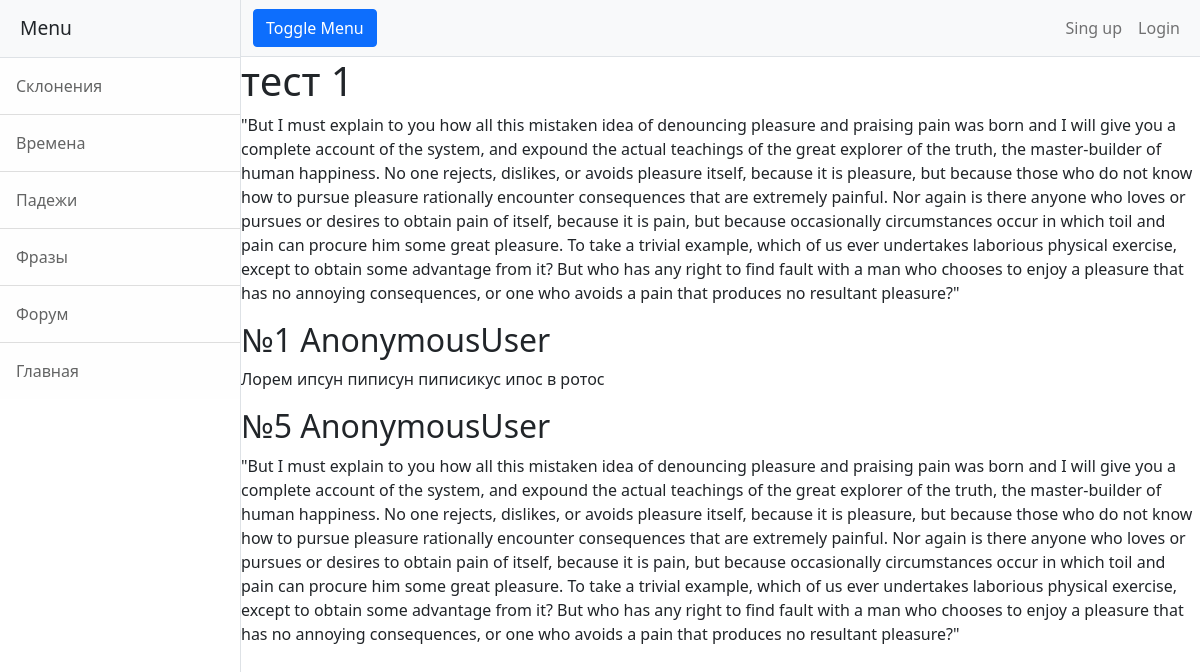
Screenshot of /forum/1 with the database file from the repository.
### review/models.py (models this page shows, shortened)
class Sidebar(models.Model):
    head = models.CharField(max_length=100)
    link = models.CharField(max_length=150)
    class Meta:
        verbose_name = 'Сайдбар страница'
        verbose_name_plural = 'Сайдбар страницы'

### forum/models.py (models this page shows, shortened)
class Theme(models.Model):
    head = models.CharField(max_length=150)
    text = models.TextField()
    created_at = models.DateTimeField(auto_now_add=True)
    image = models.ImageField(blank=True, upload_to=upload_to)
    class Meta:
        verbose_name = 'Тема'
        verbose_name_plural = 'Темы'

class Post(models.Model):
    theme = models.ForeignKey(Theme, on_delete=models.CASCADE, blank=True)
    text = models.TextField()
    created_at = models.DateTimeField(auto_now_add=True)
    image = models.ImageField(blank=True, upload_to=upload_to)
    class Meta:
        verbose_name = 'Пост'
        verbose_name_plural = 'Посты'

### forum/views.py (the view)
# urls.py: path('<int:pk>', in_theme, name='theme'),
def in_theme(r, pk):
    theme = Theme.objects.get(pk=pk)
    posts = Post.objects.filter(theme=theme)
    context = {'theme': theme, 'posts': posts, 'author': r.user}
    return render(r, 'forum/posts_list.html', context=context)

### review/templatetags/sidebar.py (called while the page is built)
@register.simple_tag()
def get_sidebar():
    return Sidebar.objects.all()

### templates/forum/posts_list.html
{%extends 'main.html'%}
{%block content%}
<h1>{{theme.head}}</h1>
<p>{{theme.text}}</p>
{%for post in posts%}
<h2>№{{post.pk}} {{author}}</h2>
<p>{{post.text}}</p>
{%endfor%}
{%endblock%}

### templates/blocks/sidebar.html
{%block sidebar%}
{%load sidebar%}
{%get_sidebar as pages%}
<div class="border-end bg-white" id="sidebar-wrapper">
    <div class="sidebar-heading border-bottom bg-light">Menu</div>
    <div class="list-group list-group-flush">
        {%for page in pages%}
            <a class="list-group-item list-group-item-action list-group-item-light p-3" href="{{page.link}}">{{page.head}}</a>
        {%endfor%}
    </div>
</div>
{%endblock%}

### static/review/css/table_style.css (style rules this page uses)
html { font-family: sans-serif; }

### rows the page displays
Sidebar: head "Склонения"
Sidebar: head "Времена"
Sidebar: head "Падежи"
Sidebar: head "Фразы"
Sidebar: head "Форум"
Sidebar: head "Главная"
Theme: head "тест 1", text "\"But I must explain to you how all this mistaken idea of denouncing pleasure and praising pain was born and I will give you a complete account of the system, and expound the actual teachings of the great explorer of the truth, the master-builder of human happiness. No one rejects, dislikes, or avoids pleasure itself, because it is pleasure, but because those who do not know how to pursue pleasure rationally encounter consequences that are extremely painful. Nor again is there anyone who loves or pursues or desires to obtain pain of itself, because it is pain, but because occasionally circumstances occur in which toil and pain can procure him some great pleasure. To take a trivial example,…"
Post: pk "1", author "AnonymousUser", text "Лорем ипсун пиписун пиписикус ипос в ротос"
Post: pk "5", author "AnonymousUser", text "\"But I must explain to you how all this mistaken idea of denouncing pleasure and praising pain was born and I will give you a complete account of the system, and expound the actual teachings of the great explorer of the truth, the master-builder of human happiness. No one rejects, dislikes, or avoids pleasure itself, because it is pleasure, but because those who do not know how to pursue pleasure rationally encounter consequences that are extremely painful. Nor again is there anyone who loves or pursues or desires to obtain pain of itself, because it is pain, but because occasionally circumstances occur in which toil and pain can procure him some great pleasure. To take a trivial example,…"
